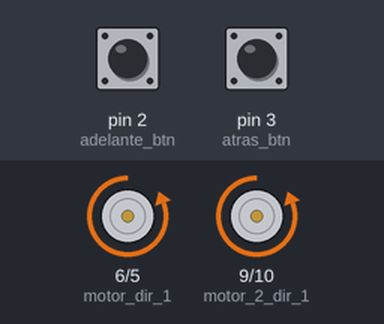
This sketch was run on a simulated Arduino Uno, built with avr-gcc and run on an emulated ATmega328P. Parts: motor-driver pin pairs drawn as motors (green arrow = first pin HIGH = forward, orange = second pin HIGH = backward, longer = more drive). The test bench sets the inputs (shaded band); at power-on: pin 2 (adelante_btn) LOW, pin 3 (atras_btn) HIGH. What the sketch prints to the serial monitor is not drawn.

Above: at 1.2 s.
1.3 s: pin 2 (adelante_btn) pulled HIGH for 0.15 s
At 1.38 s:
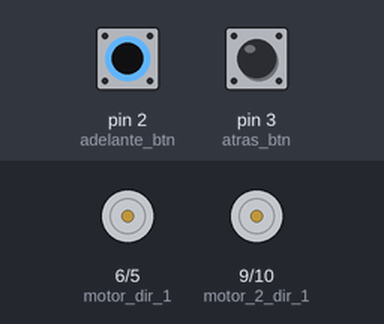
2.9 s: pin 2 (adelante_btn) pulled HIGH for 3.2 s
At 6.6 s:
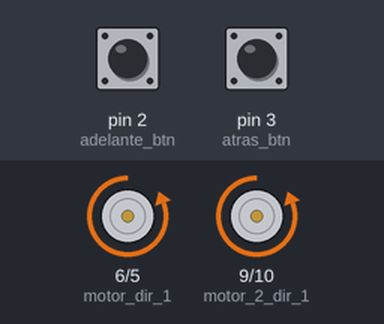
7.6 s: pin 3 (atras_btn) pulled LOW for 3.2 s
At 8.8 s:
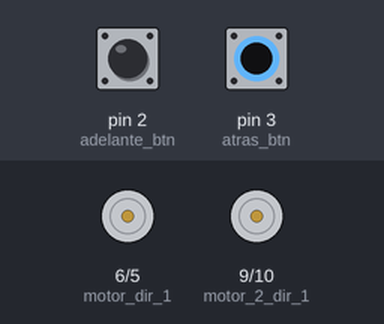
13.8 s: pin 2 (adelante_btn) driven HIGH and pin 3 (atras_btn) driven LOW
At 14.8 s:
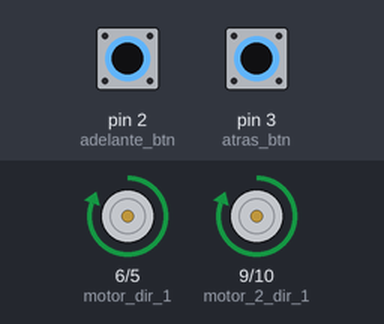
15.3 s: pin 2 (adelante_btn) driven LOW
At 16.2 s:
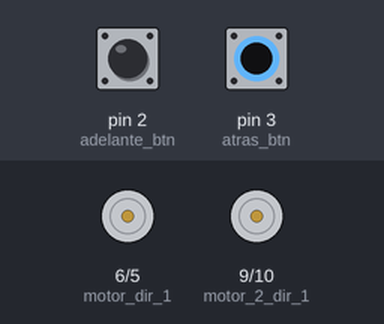
18.3 s: pin 3 (atras_btn) driven HIGH
At 19.4 s:
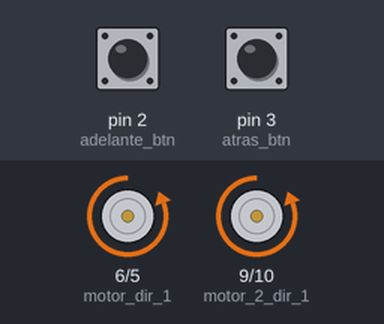
Timing chart, 0 to 21.3 s (numbered marks = the images above; inputs shaded):
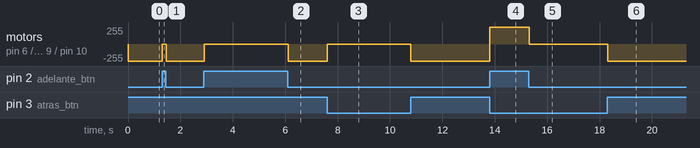

Measured:
- after the input at 1.3 s, motor on pin 6 (motor_dir_1) / pin 5 (motor_dir_2), motor on pin 9 (motor_2_dir_1) / pin 10 (motor_2_dir_2): backward 255/255 → stopped at once, → backward 255/255 0.15 s later
- after the input at 2.9 s, motor on pin 6 (motor_dir_1) / pin 5 (motor_dir_2), motor on pin 9 (motor_2_dir_1) / pin 10 (motor_2_dir_2): backward 255/255 → stopped at once, → backward 255/255 3.2 s later
- after the input at 7.6 s, motor on pin 6 (motor_dir_1) / pin 5 (motor_dir_2), motor on pin 9 (motor_2_dir_1) / pin 10 (motor_2_dir_2): backward 255/255 → stopped at once, → backward 255/255 3.2 s later
- after the input at 13.8 s, motor on pin 6 (motor_dir_1) / pin 5 (motor_dir_2), motor on pin 9 (motor_2_dir_1) / pin 10 (motor_2_dir_2): backward 255/255 → forward 255/255 at once
- after the input at 15.3 s, motor on pin 6 (motor_dir_1) / pin 5 (motor_dir_2), motor on pin 9 (motor_2_dir_1) / pin 10 (motor_2_dir_2): forward 255/255 → stopped at once
- after the input at 18.3 s, motor on pin 6 (motor_dir_1) / pin 5 (motor_dir_2), motor on pin 9 (motor_2_dir_1) / pin 10 (motor_2_dir_2): stopped → backward 255/255 at once

The sketch:

PrenderApagarMotor.ino
```cpp
//Variables
int adelante = 0;
int atras = 0;

//MOTOR
int motor_dir_1 = 6;
int motor_dir_2 = 5;

int motor_2_dir_1 = 9;
int motor_2_dir_2 = 10;

//Botones
int adelante_btn = 2;
int atras_btn = 3;

void setup() {
  Serial.begin(9600);
  pinMode(adelante_btn, INPUT);
  pinMode(adelante_btn, INPUT);

  pinMode(motor_dir_1, OUTPUT);
  pinMode(motor_dir_2, OUTPUT);
  pinMode(motor_2_dir_1, OUTPUT);
  pinMode(motor_2_dir_2, OUTPUT);
}

void loop() {
  adelante = digitalRead(adelante_btn);
  atras = digitalRead(atras_btn);

  if(adelante and atras == 0){
    digitalWrite(motor_dir_1, HIGH);
    digitalWrite(motor_dir_2, LOW);
    digitalWrite(motor_2_dir_1, HIGH);
    digitalWrite(motor_2_dir_2, LOW);
    Serial.println("Adelante");
  }
  else if (adelante == 0 and atras == 1){
    digitalWrite(motor_dir_1, LOW);
    digitalWrite(motor_dir_2, HIGH);
    digitalWrite(motor_2_dir_1, LOW);
    digitalWrite(motor_2_dir_2, HIGH);
    Serial.println("Atras");
  }
  else{
    digitalWrite(motor_dir_1, LOW);
    digitalWrite(motor_dir_2, LOW);
    digitalWrite(motor_2_dir_1, LOW);
    digitalWrite(motor_2_dir_2, LOW);
    Serial.println("Apagado");
  }

}
```
